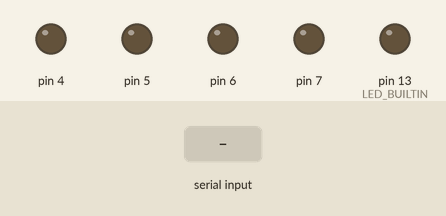
Recording of a sketch running on a simulated Arduino Mega 2560, built with avr-gcc and run on an emulated ATmega2560. On the bench: output pins drawn as LEDs (lit = HIGH). The inputs (shaded band) are chosen by the test bench. What the sketch prints to the serial monitor is not drawn.

Above: at 1.2 s.
1.3 s: "F" received over the second serial link
2.8 s: "W" received over the second serial link
4.3 s: "D" received over the second serial link
At 5.1 s:
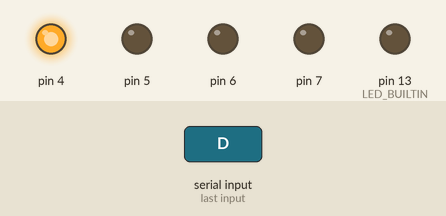
Timing chart, 0 to 7.3 s (numbered marks = the images above; inputs shaded):
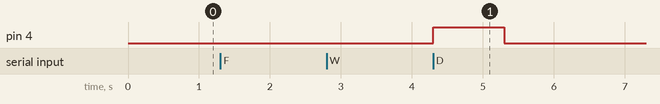

Measured:
- after the input at 1.3 s, every drawn part: stays the same
- after the input at 2.8 s, every drawn part: stays the same
- after the input at 4.3 s, pin 4: LOW → HIGH at once, → LOW 1.0 s later

The sketch:

H-Bridge_WiFi_Serial.ino
```cpp
#define HAVE_HWSERIAL1
#ifndef HAVE_HWSERIAL1
#include "SoftwareSerial.h"
  // set up software serial to allow serial communication to our TX and RX pins
  SoftwareSerial Serial1(10, 11);
#endif

void setup() {
  pinMode(LED_BUILTIN, OUTPUT);
  pinMode(4, OUTPUT);
  pinMode(5, OUTPUT);
  pinMode(6, OUTPUT);
  pinMode(7, OUTPUT);
  Serial.begin(115200);   // USB serial port of Due (PROGRAMMING)
  Serial1.begin(115200);  // ESP8266 on Serial Port 1 of Due (UART 1)
}

char rx_byte = 0;
int fwd = 0;
int bwd = 0;
int lft = 0;
int rgt = 0;
long timeMotor1 = 0;
long timeMotor2 = 0;
bool led = 0;

void loop() {
  // send terminal byte to ESP8266
  if (Serial.available() > 0) {
    rx_byte = Serial.read();
    Serial1.print(rx_byte);
  }
  // send ESP8266 byte to terminal
  if (Serial1.available() > 0) {
    rx_byte = Serial1.read();
    switch(rx_byte) {
      case 'F': if (lft == 1) {lft = 2;} else {AllCountsReset(); fwd = 1;} break;
      case 'W': if (fwd == 1) {fwd = 2;} else if (bwd == 1) {bwd = 2;} else {AllCountsReset();} break;
      case 'D': if (fwd == 2) {fwd = 3;} else if (bwd == 2) {bwd = 3;} else {AllCountsReset();} break;
      case 'B': AllCountsReset(); bwd = 1; break;
      case 'L': AllCountsReset(); lft = 1; break;
      case 'T': if (lft == 2) {lft = 3;} else if (rgt == 2) {rgt = 3;} else {AllCountsReset();} break;
      case 'R': AllCountsReset(); rgt = 1; break;
      case 'G': if (rgt == 1) {rgt = 2;} else {AllCountsReset();} break;
      default: AllCountsReset(); break;
    }
    if (fwd == 3) {
      AllCountsReset();
      Forward();
    }
    if (bwd == 3) {
      AllCountsReset();
      Backward();
    }
    if (lft == 3) {
      AllCountsReset();
      Left();
    }
    if (rgt == 3) {
      AllCountsReset();
      Right();
    }
    Serial.print(rx_byte);
  }
  MotorsUpdate();
}

void AllCountsReset() {
  fwd = 0;
  bwd = 0;
  lft = 0;
  rgt = 0;
}

void Forward() {
  SetMotor(1, 1, 1);
}

void Backward() {
  SetMotor(1, -1, 1);
}

void Left() {
  SetMotor(2, 1, 1);
}

void Right() {
  SetMotor(2, -1, 1);
}

void StopAll() {
  SetMotor(1, 0, 0);
  SetMotor(2, 0, 0);
}

void StopMoving() {
  SetMotor(1, 0, 0);
}

void StopTurning() {
  SetMotor(2, 0, 0);
}

void SetMotor(int id, int direction, float time) {
  long t = millis();

  if (id == 1) {
    if (direction > 0) {
      digitalWrite(4, HIGH);
      digitalWrite(5, LOW);
    }
    else if (direction < 0) {
      digitalWrite(4, LOW);
      digitalWrite(5, HIGH);
    }
    else {
      digitalWrite(4, LOW);
      digitalWrite(5, LOW);
    }
    timeMotor1 = (long)(time * 1000) + t;
  }
  if (id == 2) {
    if (direction > 0) {
      digitalWrite(6, HIGH);
      digitalWrite(7, LOW);
    }
    else if (direction < 0) {
      digitalWrite(6, LOW);
      digitalWrite(7, HIGH);
    }
    else {
      digitalWrite(6, LOW);
      digitalWrite(7, LOW);
    }
    timeMotor2 = (long)(time * 1000) + t;
  }
}

void MotorsUpdate() {
  long t = millis();

  if (timeMotor1 == 0) {
    // Skip
  }
  else if (t > timeMotor1) {
    SetMotor(1, 0, 0);
  }

  if (timeMotor2 == 0) {
    // Skip
  }
  else if (t > timeMotor2) {
    SetMotor(2, 0, 0);
  }
}
```
